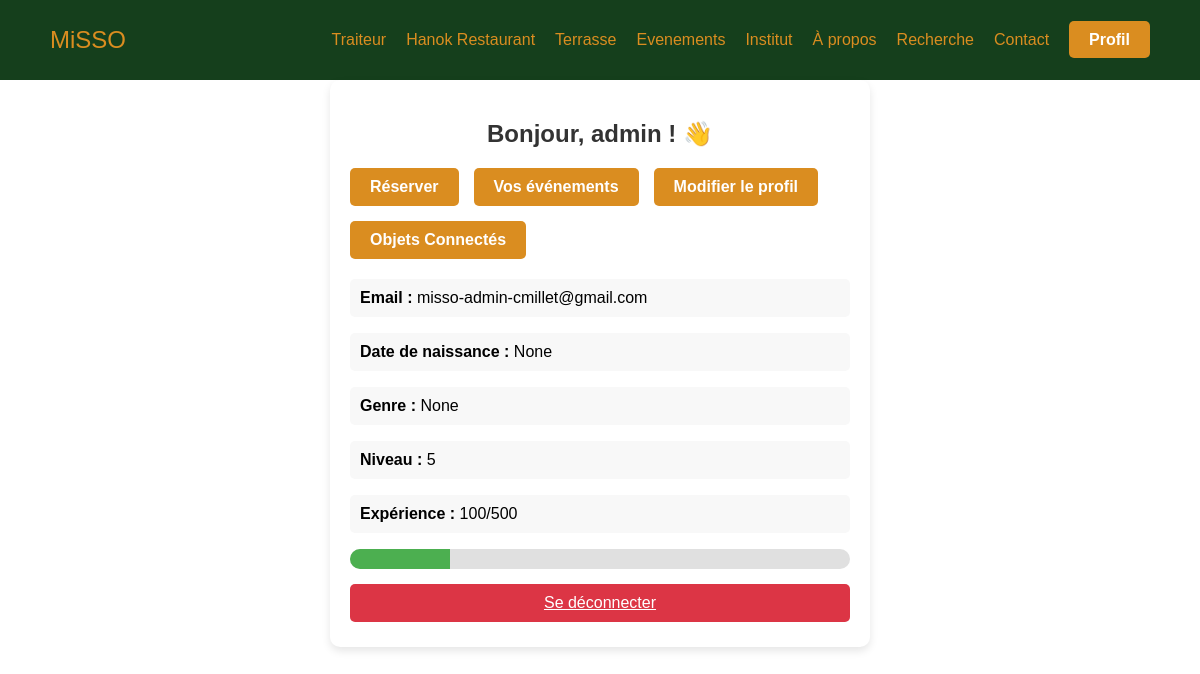
The app's page /user/profil/ (signed in), older data.
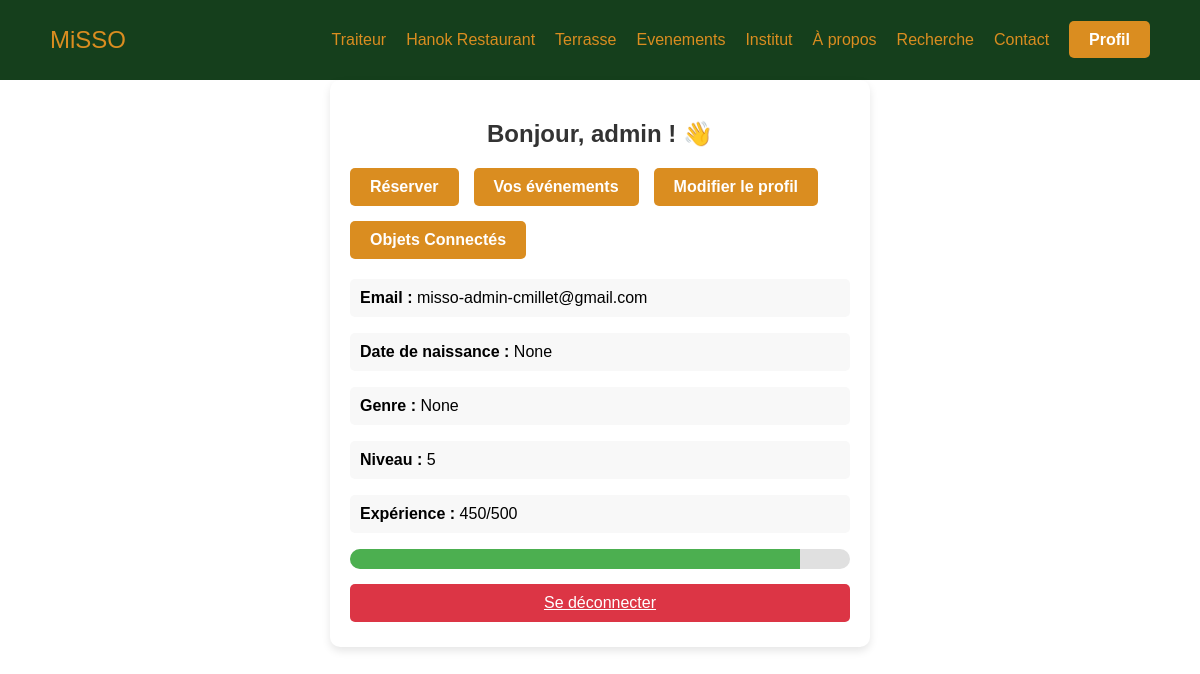
The same page, newer data.
### utilisateurs/models.py (models this page shows, shortened)
class Utilisateur(AbstractUser):
    email = models.EmailField(unique=True)  # Empêche les doublons
    date_de_naissance = models.DateField(null=True, blank=True)
    GENRE_CHOIX = [
        ('H', 'Homme'),
        ('F', 'Femme'),
        ('A', 'Autre'),
    ]
    genre = models.CharField(max_length=1, choices=GENRE_CHOIX, null=True, blank=True)
    niveau = models.PositiveIntegerField(default=1)  # Niveau de l'utilisateur
    experience = models.PositiveIntegerField(default=0)  # Points d'expérience de l'utilisateur

### utilisateurs/views.py (the view)
# urls.py: path('profil/', profil, name='profil'),
@login_required
def profil(request):
    user = request.user
    experience_necessaire = user.niveau * 100  # Calcul de l'expérience nécessaire
    progression = int((user.experience / experience_necessaire) * 100)  # Calcul en pourcentage
    return render(request, "utilisateurs/profil.html", {
        "user": user,
        "experience_necessaire": experience_necessaire,
        "progression": progression,
    })

### utilisateurs/templates/utilisateurs/profil.html (shortened to what this page needs)
<!DOCTYPE html>
<html lang="fr">
<head>
    {% load static %}
    <link rel="stylesheet" href="{% static 'utilisateurs/style.css' %}">
    <link rel="stylesheet" href="{% static 'utilisateurs/navigation.css' %}">
</head>
<header>
    <nav>
        <div class="logo"> <a href="{% url 'page_view' 'accueil'  %}#accueil">MiSSO</a> </div>
        <ul>
            <li><a href="{% url 'menu' 'traiteur' %}">Traiteur</a></li>
            <li><a href="{% url 'menu' 'hanok' %}">Hanok Restaurant</a></li>
            <li><a href="{% url 'menu' 'rooftop' %}">Terrasse</a></li>
            <li><a href="{% url 'evenements' %}">Evenements</a></li>
            <li><a href="{% url 'page_view' 'institut'%}">Institut</a></li>
            <li><a href="{% url 'page_view' 'a-propos' %}">À propos</a></li>
            <li><a href="{% url 'recherche' %}">Recherche</a></li>
            <li><a href="{% url 'page_view' 'accueil' %}#contact">Contact</a></li>
            <li>
                {% if user.is_authenticated %}
                    <a href="{% url 'profil' %}" class="btns">Profil</a>
                {% else %}
                    <a href="{% url 'connexion' %}" class="btns">Se connecter</a>
                {% endif %}
            </li>
        </ul>
    </nav>
</header>
<body>
    <div class="container">
        <h2>Bonjour, {{ user.username }} ! 👋</h2>
        <div class="button-group">
            <a href="{% url 'reservation' %}" class="btns">Réserver</a>
            <a href="{% url 'vos_evenements' %}" class="btns">Vos événements</a>
            <a href="{% url 'modifier_profil' %}" class="btns">Modifier le profil</a>
            <a href="{% url 'liste_objets' %}" class="btns">Objets Connectés</a>
        </div>
        <div class="profile-info">
            <p><strong>Email :</strong> {{ user.email }}</p>
            <p><strong>Date de naissance :</strong> {{ user.date_de_naissance }}</p>
            <p><strong>Genre :</strong> {{ user.get_genre_display }}</p>
            <p><strong>Niveau :</strong> {{ user.niveau }}</p>
            <p><strong>Expérience :</strong> {{ user.experience }}/{{ experience_necessaire }}</p>
            <div class="experience-bar">
                <div class="experience-fill" style="width: {{ progression }}%;"></div>
            </div>
        </div>
        <a href="{% url 'deconnexion' %}" class="btn logout-btn">Se déconnecter</a>
    </div>
</body>
</html>

Row changes from the older to the newer data that the page shows:
changed Utilisateur "admin": experience "100" → "450"
Text that changed along with them:
{{ progression }}: 20 → 90 (drawn)
